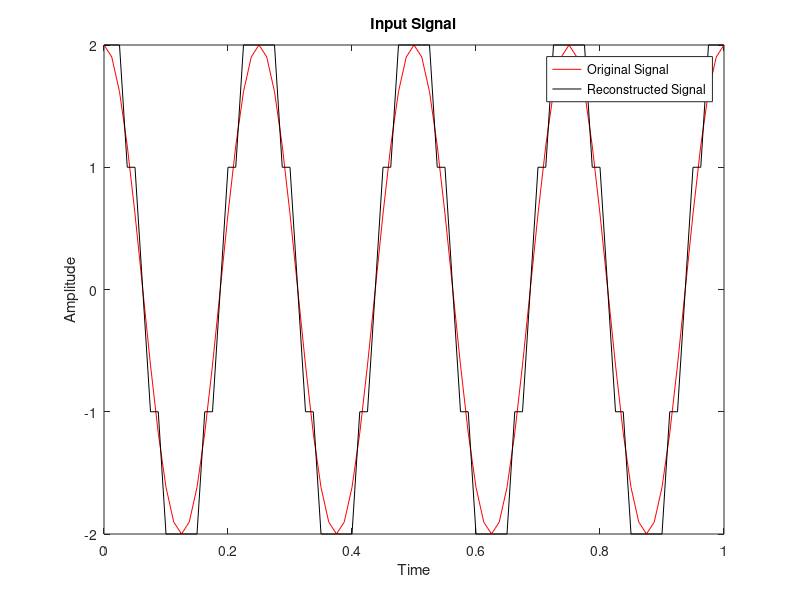

The MATLAB source for this figure:
clc;
clear all;
close all;
am = 2;
fm = 4;
fs = 20 * fm;
t = 0:1/fs:1;
x = am * cos(2 * pi * fm * t);
plot(t, x, 'r');
hold on;
figure(1);
xlabel('Time');
ylabel('Amplitude');
title('Input Signal');
for n = 1:length(x)
    if n==1
        e(n) = x(n);
        eq(n) = round(e(n));
        xq(n) = eq(n);
    else
        e(n) = x(n) - xq(n-1);
        eq(n) = round(e(n));
        xq(n) = eq(n) + xq(n-1);
    end
end

for n=1:length(x)
    if n == 1
        xqr(n) = eq(n);
    else
        xqr(n) = eq(n) + xq(n-1);
    end
end

plot(t, xqr, 'k');
xlabel('Time');
ylabel('Amplitude');

legend('Original Signal', 'Reconstructed Signal');